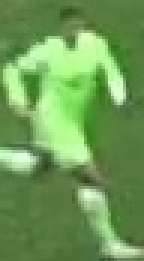
#> input picture output_videos/cropped_image.jpg, 48 x 87 px (shown 3 times larger)
$ jupyter execute color_assignment.ipynb
#> lines starting #> are read from the running program, lines starting #| are printed output that depends on the picture; after the words box and inside, x2 and y2 are one past the last pixel; in counts of white or black regions, pixels touching at a corner belong together
[cell 1]
import cv2
import matplotlib.pyplot as plt
import numpy as np
from sklearn.cluster import KMeans

[cell 2]
image_path = "../output_videos/cropped_image.jpg"
image = cv2.imread(image_path)
#> image is the input picture: shape (87, 48, 3); mean B, G, R 85.8, 154.8, 109.4
image = cv2.cvtColor(image, cv2.COLOR_BGR2RGB)

[cell 3]
plt.imshow(image)
plt.show()

Take the top half of image

[cell 4]
top_half_image = image[0 : int(image.shape[0]/2), :]
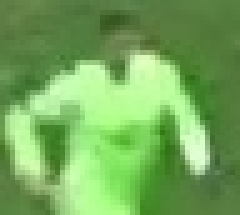
#> top_half_image: shape (43, 48, 3) (shown 5 times larger); mean R, G, B 116.1, 169, 90.6
plt.imshow(top_half_image)
plt.show()

# Cluster image into two clusters

[cell 5]
# Reshape image into 2D array
image_2d = top_half_image.reshape(-1, 3)
#> image_2d = 2064 rows, first 8: [96, 127, 70], [95, 126, 69], [96, 127, 70], [100, 131, 74], [101, 132, 73], [102, 133, 74], [105, 136, 77], [106, 137, 78]

# Perform k-means clustering with 2 clusters
kmeans = KMeans(n_clusters=2, random_state = 0).fit(image_2d)
kmeans.fit(image_2d)

# Get cluster labels
labels = kmeans.labels_
#> labels = 2064 values, max 1 at index 0, min 0 at index 506, mean 0.64

# Reshape the labels into original image shape
clustered_image = labels.reshape(top_half_image.shape[0], top_half_image.shape[1])
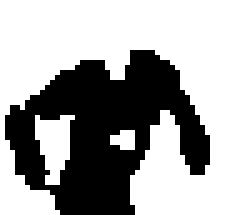
#> clustered_image: shape (43, 48) int32 (shown 5 times larger); values 0 (black) and 1 (white), 64% white; 1 black region, box (x1, y1, x2, y2) and area: (1, 10, 42, 43) 744

# Display clustered image
plt.imshow(clustered_image)
plt.show()

[cell 6]
corner_clusters = [clustered_image[0, 0], clustered_image[0, -1], clustered_image[-1, 0], clustered_image[-1, -1]]
#> corner_clusters = [1, 1, 1, 1]
non_player_cluster = max(set(corner_clusters), key=corner_clusters.count)
#> non_player_cluster = 1
print(non_player_cluster)
#| 1

[cell 7]
player_cluster = 1 - non_player_cluster
#> player_cluster = 0
print(player_cluster)
#| 0

[cell 8]
kmeans.cluster_centers_[player_cluster]
#> Out = [170.3, 235.6, 142.1]
